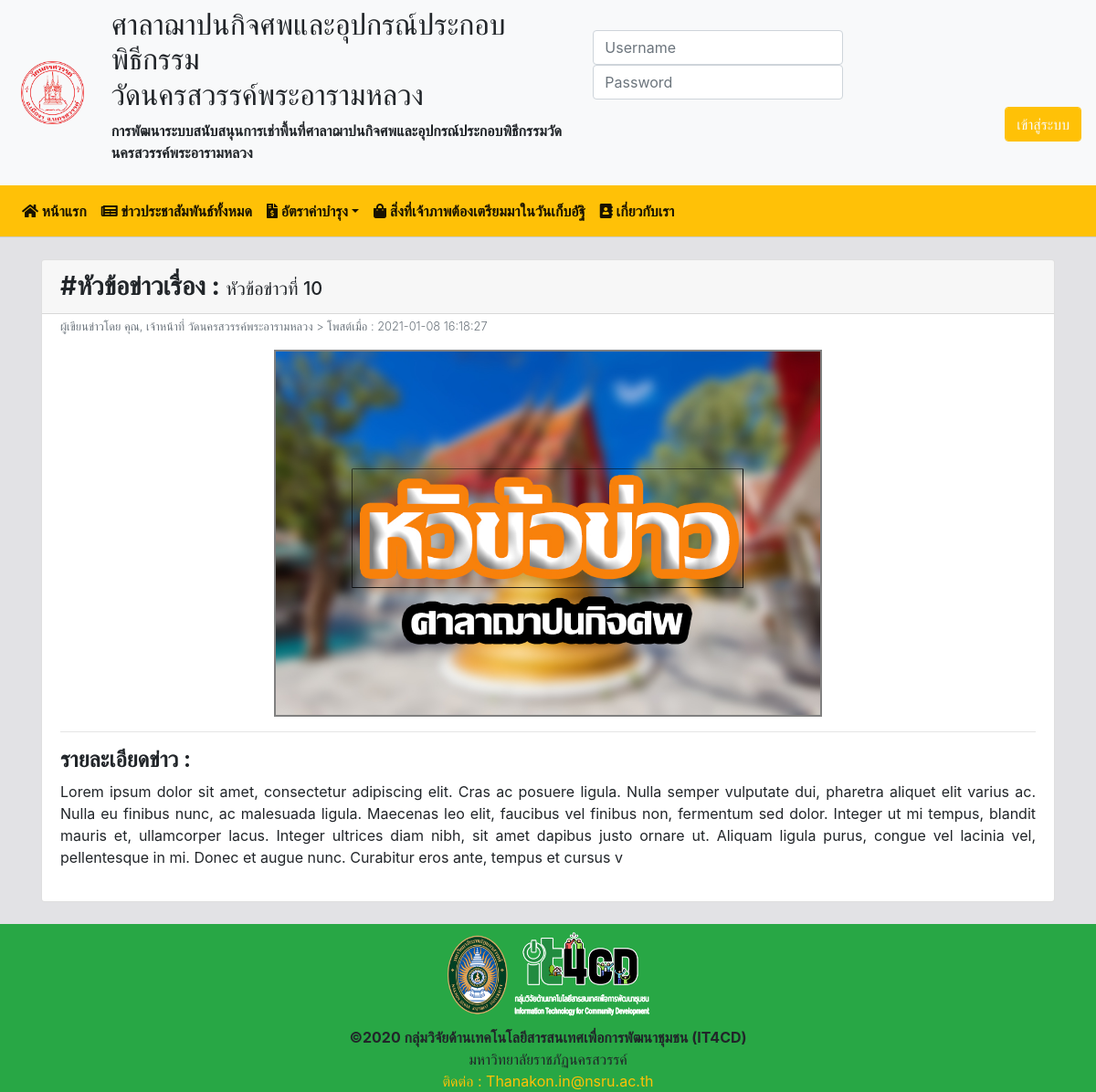
The page /index.php?p=readN&readN_page_id=22 on the database its author committed.
### tables this page shows
CREATE TABLE `news` (
  `id` int(10) NOT NULL,
  `news_title` varchar(250) NOT NULL,
  `news_summary` varchar(100) NOT NULL,
  `news_description` varchar(500) NOT NULL,
  `news_author` varchar(50) NOT NULL,
  `news_cover` varchar(50) NOT NULL,
  `nawe_creat` timestamp NOT NULL DEFAULT current_timestamp() ON UPDATE current_timestamp()
);

### read_News.php (the view)
<?php
    $readN = new DB_conn();
?>
<?php
    if(isset($_GET['readN_page_id'])){
        $id = $_GET['readN_page_id'];
        $res = $readN->slrN_id($id);
        if($res){
            $num = mysqli_fetch_array($res);
        ?>
                <div class="container mt-4 mb-4">
                <div class="card">
                    <div class="card-header ">
                        <h3 class="d-inline"><b>#หัวข้อข่าวเรื่อง : </b></h3> <h5 class="d-inline"><?php echo $num['news_title']; ?></h5>
                    </div>
                    <div class="card-body pt-1">
                        <div>
                        <p class="d-inline text-secondary font-weight-light" style="font-size:0.8rem;">ผู้เขียนข่าวโดย คุณ, <?php echo $num['news_author']; ?> > โพสต์เมื่อ : <?php echo $num['nawe_creat']; ?></p>
                        </div>
                        <div class="text-center mt-3">
                            <img src="image/news/<?php echo $num['news_cover']; ?>" alt="" style="width: 600px; border: 2px solid gray;">
                        </div>
                        <hr>
                        <div >
                            <h4 class = "mb-2"><b> รายละเอียดข่าว : </b></h4>
                            <p align="justify"><?php echo $num['news_description']; ?></p>
                        </div>
                    </div>
                </div>
                </div>
    <?php
        }else{
                echo"No Select";
            }
    }
?>

### rows shown on the page
news: news_title "หัวข้อข่าวที่ 10", news_author "เจ้าหน้าที่ วัดนครสวรรค์พระอารามหลวง", nawe_creat "2021-01-08 16:18:27", news_cover (picture), news_description "Lorem ipsum dolor sit amet, consectetur adipiscing elit. Cras ac posuere ligula. Nulla semper vulputate dui, pharetra aliquet elit varius ac. Nulla eu finibus nunc, ac malesuada ligula. Maecenas leo elit, faucibus vel finibus non, fermentum sed dolor. Integer ut mi tempus, blandit mauris et, ullamcorper lacus. Integer ultrices diam nibh, sit amet dapibus justo ornare ut. Aliquam ligula purus, congue vel lacinia vel, pellentesque in mi. Donec et augue nunc. Curabitur eros ante, tempus et cursus v"
